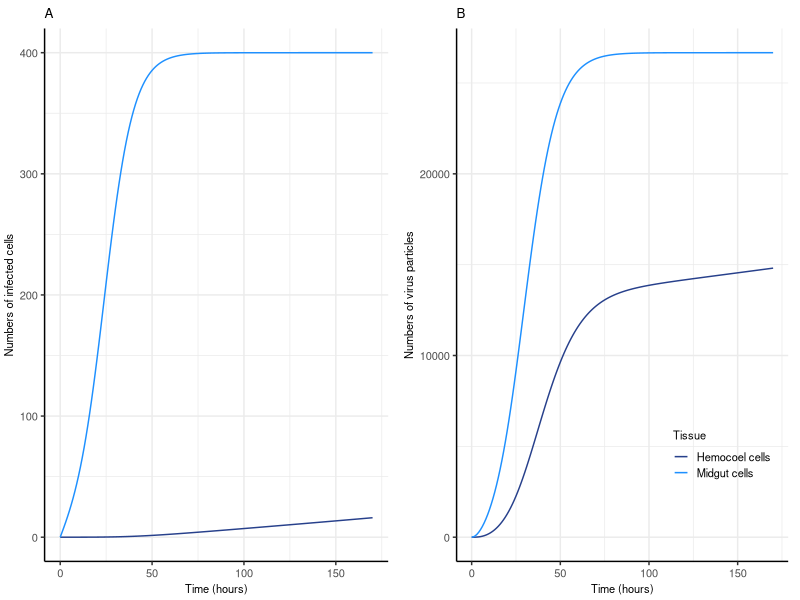

This chart was generated by the following R code:
library(ggplot2)
library(gridExtra)
library(deSolve)

#*********************PARAMETERS*************************************
params <- function(     
   muV =  0.1             # virus clearance/ death rate 
  ,infRate = 10^-8        # probability of infection & contact rate
  ,prodRate = 10         # virion production rate
  ,cellSpread = 10^-3.5   # rate virions in infected cells infect susceptible cells
  ,escapeRate = 0.05      # rate virions escape through basal lamina of midgut
  ,cMax = 400             # number of cells in midgut
  ,hMax = 900             # number of cells in haemocoel
 )
return(as.list(environment()))
#***************************************************************

#*****************INITIAL CONDITIONS*****************************
initial <- c(Gv = 10^6      # number of virions in bloodmeal
             ,Mci = 0       # number of infected midgut cells
             ,Mv = 0        # number of virions in midgut
             ,Hv = 0        # number of infected haemocoel cells
             ,Hci = 0        # number of virions in haemocoel
             
)

times <- seq(0,170,1)               # times to solve at
#**************************************************************

#****************MODEL*****************************************
mod <- function(tt,yy,parms) with(c(parms,as.list(yy)), {
  
  deriv <- rep(NA,5)
  
  deriv[1] <- -Gv*infRate*(cMax - Mci) - muV*Gv      # virion in bloodmeal
  
  deriv[2] <- Gv*infRate*(cMax-Mci) + cellSpread*Mci*(cMax-Mci)   # infected midgut cells
  
  deriv[3] <- prodRate*Mci - muV*Mv - escapeRate*Mv      # virions in midgut
  
  deriv[4] <- escapeRate*Mv + prodRate*Hci - muV*Hv      # virions in haemocoel
  
  deriv[5] <- Hv*infRate*(hMax-Hci)                      # infected haemocoel cells
  
  return(list(deriv))
})
#*************************************************************

#**************SIMULATE***************************************
simPop <- function(init=initial, tseq = times, modFunction=mod, parms = params()) {
  simDat <- as.data.frame(ode(init, tseq, modFunction, parms=parms))
  return(simDat)
}
#****************************************************************

sim <- simPop(parms=params())

longFCells <- cbind.data.frame("time"=rep(sim$time,2)
                          ,"cellType"=c(rep("Midgut",length(sim$time))
                                      ,rep("Hemocoel",length(sim$time)))
                          ,"numberCells"=c(sim$Mci,sim$Hci)
)
names(longFCells) <- c("time","cellType","numberCells")


longFVirus <- cbind.data.frame("time"=rep(sim$time,2)
                               ,"cellType"=c(rep("Midgut cells",length(sim$time))
                                             ,rep("Hemocoel cells",length(sim$time)))
                               ,"numberVirus"=c(sim$Mv,sim$Hv)
)
names(longFVirus) <- c("time","cellType","numberVirus")



cellsPlot <- ggplot(longFCells) +
  geom_line(aes(x=time,y=numberCells,col=cellType,group=cellType)) +
  scale_colour_manual(values=c("royalblue4","dodgerblue")) +
  xlab("Time (hours)") +
  ylab("Numbers of infected cells") +
  labs(col="Tissue",title="A") +
  theme_bw() +
  theme(panel.border = element_blank()
        ,axis.line = element_line(color = 'black')
        ,text=element_text(size=8)
        ,plot.margin=unit(c(0.2,0.3,0.1,0.1), "cm")
        ,axis.text=element_text(size=8)
        ,legend.key.size = unit(0.8,"line")
        ,legend.background = element_blank()
        ,legend.text=element_text(size=8)
        ,legend.position="none"
  )

virusPlot <- ggplot(longFVirus) +
  geom_line(aes(x=time,y=numberVirus,col=cellType,group=cellType)) +
  scale_colour_manual(values=c("royalblue4","dodgerblue")) +
  labs(col="Tissue",title="B") +
  xlab("Time (hours)") +
  ylab("Numbers of virus particles") +
  theme_bw() +
  theme(panel.border = element_blank()
        ,axis.line = element_line(color = 'black')
        ,text=element_text(size=8)
        ,plot.margin=unit(c(0.2,0.3,0.1,0.1), "cm")
        ,axis.text=element_text(size=8)
        ,legend.key.size = unit(0.8,"line")
        ,legend.background = element_blank()
        ,legend.text=element_text(size=8)
        ,legend.position=c(0.8,0.2)
  )

pdf(file="fig_odeModelOutput.pdf",width=5,height=3)
grid.arrange(cellsPlot,virusPlot,ncol=2)
dev.off()
